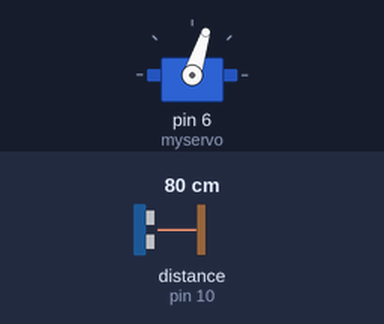
The sketch below on a simulated Arduino Uno, built with avr-gcc and run on an emulated ATmega328P. Shown: servo. Wiring (inferred from the names in the program): ultrasonic range finder: trigger pin 9; echo pin 10. The inputs (shaded band) are chosen by the test bench; at power-on: distance to the obstacle (sensor on pin 10) 80 cm. The echo pulse lasts 58.3 µs per cm.

Above: at 0.54 s.
1.3 s: distance to the obstacle (sensor on pin 10) set to 19 cm
At 1.51 s:
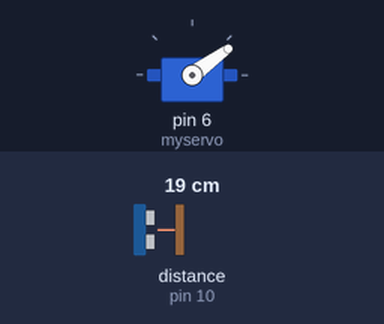
4.3 s: distance to the obstacle (sensor on pin 10) set to 14 cm
5.8 s: distance to the obstacle (sensor on pin 10) set to 18 cm
At 6.01 s:
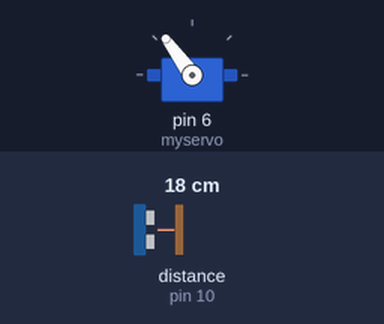
At 6.62 s:
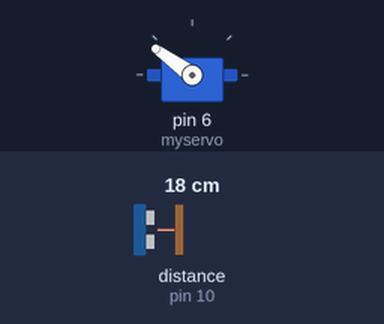
8.8 s: distance to the obstacle (sensor on pin 10) set to 2 cm
Timing chart, 0 to 11.8 s (numbered marks = the images above; inputs shaded):
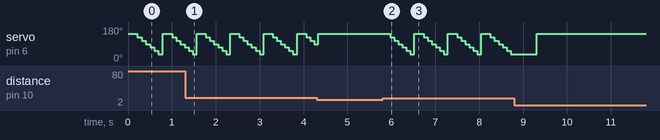

Measured:
- after the input at 5.8 s, servo on pin 6 (myservo): 144° → 126° after 0.17 s, then repeats every 0.76 s: 108° 0.09 s, 90° 0.09 s, 72° 0.09 s, 54° 0.09 s, 36° 0.09 s, 144° 0.21 s, 126° 0.09 s
- by itself, servo on pin 6 (myservo): repeats every 0.76 s: 36° 0.09 s, 144° 0.21 s, 126° 0.09 s, 108° 0.09 s, 90° 0.09 s, 72° 0.09 s, 54° 0.09 s

The sketch:

Projekti_main.ino
```cpp
//Libraries
#include <Servo.h>

//Sensor
#define echoPin 10 // Echo Pin
#define trigPin 9 // Trigger Pin
#define vcc 8
#define gnd 11

//Servo
Servo myservo;

//-------------------------------------------------------------------------------------------------------------------------------------------------------------------------------------

int pos = 0;
int minimumRange = 15; // Minimum range needed
long duration, distance; // Duration used to calculate distance

//-------------------------------------------------------------------------------------------------------------------------------------------------------------------------------------

void setup() {
 Serial.begin (9600);
 pinMode(trigPin, OUTPUT);
 pinMode(echoPin, INPUT);
 pinMode(vcc, OUTPUT) ;
 pinMode(gnd, OUTPUT) ;
 myservo.attach(6);

}

//-------------------------------------------------------------------------------------------------------------------------------------------------------------------------------------

void Drive(){
  myservo.write(144); // set servo to face left 54-degrees from forward
  delay(120); // wait 120milliseconds for servo to reach position
  for(pos = 144; pos >= 36; pos-=18)     // loop to sweep the servo (& sensor) from 144-degrees left to 36-degrees right at 18-degree intervals.
  {
    myservo.write(pos);  // tell servo to go to position in variable 'pos'
    delay(90); // wait 90ms for servo to get to position
    Sensor();

  if (distance <= minimumRange){
    Path();
    break;
  }
 }
}

//-------------------------------------------------------------------------------------------------------------------------------------------------------------------------------------

void motorRight(){

}

//-------------------------------------------------------------------------------------------------------------------------------------------------------------------------------------

void motorLeft(){

}

//-------------------------------------------------------------------------------------------------------------------------------------------------------------------------------------
void Sensor(){

//The following trigPin/echoPin cycle is used to determine the distance of the nearest object by bouncing soundwaves off of it.

 while(!Serial.available()==0) {}

 digitalWrite(vcc, HIGH);
 delayMicroseconds(2);

 digitalWrite(gnd, LOW);
 delayMicroseconds(2);

 digitalWrite(trigPin, LOW);
 delayMicroseconds(2);

 digitalWrite(trigPin, HIGH);
 delayMicroseconds(10);

 digitalWrite(trigPin, LOW);
 duration = pulseIn(echoPin, HIGH);

 //Calculates distance (cm) based on the speed of sound
 distance = duration/58.2;

}

//-------------------------------------------------------------------------------------------------------------------------------------------------------------------------------------

void Path(){
    if (pos < 90) {
      motorRight();
      delay(500);
      }
    if (pos > 90) {
      motorLeft;
      delay(500);}
}

//MAIN LOOP-------------------------------------------------------------------------------------------------------------------------------------------------------------------------------------

void loop(){

  Drive();

}
```
